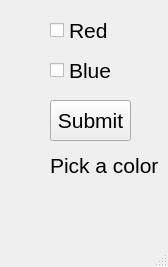
<?xml version="1.0" encoding="UTF-8"?>
<ui version="4.0">
 <class>MainWindow</class>
 <widget class="QMainWindow" name="MainWindow">
  <property name="geometry">
   <rect>
    <x>0</x>
    <y>0</y>
    <width>168</width>
    <height>267</height>
   </rect>
  </property>
  <property name="windowTitle">
   <string>MainWindow</string>
  </property>
  <widget class="QWidget" name="centralwidget">
   <widget class="QCheckBox" name="red_checkBox">
    <property name="geometry">
     <rect>
      <x>50</x>
      <y>20</y>
      <width>85</width>
      <height>20</height>
     </rect>
    </property>
    <property name="font">
     <font>
      <pointsize>16</pointsize>
     </font>
    </property>
    <property name="text">
     <string>Red</string>
    </property>
   </widget>
   <widget class="QCheckBox" name="blue_checkBox">
    <property name="geometry">
     <rect>
      <x>50</x>
      <y>60</y>
      <width>85</width>
      <height>20</height>
     </rect>
    </property>
    <property name="font">
     <font>
      <pointsize>16</pointsize>
     </font>
    </property>
    <property name="text">
     <string>Blue</string>
    </property>
   </widget>
   <widget class="QPushButton" name="pushButton">
    <property name="geometry">
     <rect>
      <x>50</x>
      <y>100</y>
      <width>81</width>
      <height>41</height>
     </rect>
    </property>
    <property name="font">
     <font>
      <pointsize>16</pointsize>
     </font>
    </property>
    <property name="text">
     <string>Submit</string>
    </property>
   </widget>
   <widget class="QLabel" name="label">
    <property name="geometry">
     <rect>
      <x>50</x>
      <y>140</y>
      <width>111</width>
      <height>51</height>
     </rect>
    </property>
    <property name="font">
     <font>
      <pointsize>16</pointsize>
     </font>
    </property>
    <property name="text">
     <string>Pick a color</string>
    </property>
   </widget>
  </widget>
  <widget class="QMenuBar" name="menubar">
   <property name="geometry">
    <rect>
     <x>0</x>
     <y>0</y>
     <width>168</width>
     <height>30</height>
    </rect>
   </property>
  </widget>
  <widget class="QStatusBar" name="statusbar"/>
 </widget>
 <resources/>
 <connections/>
</ui>
